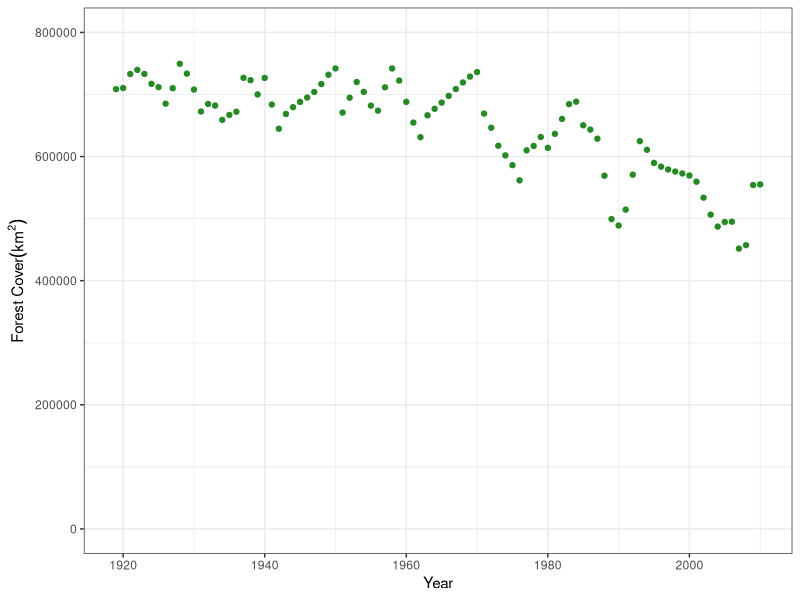
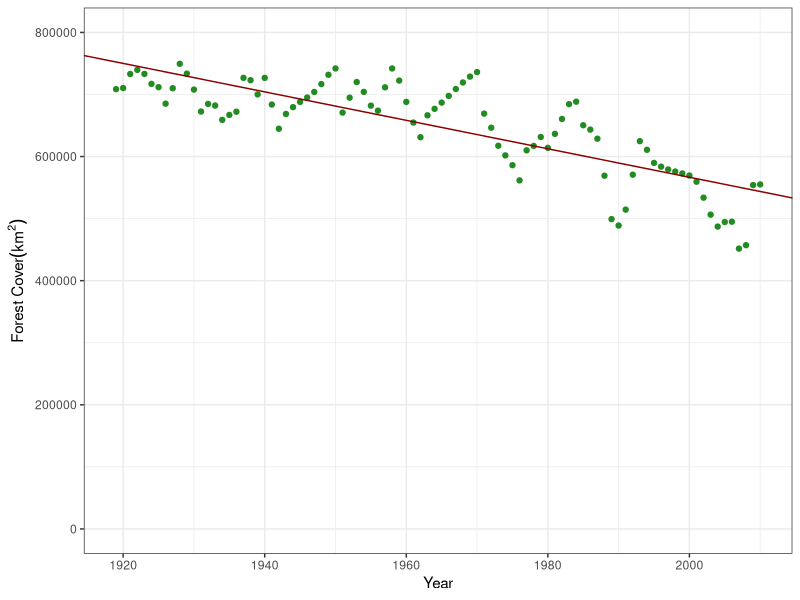
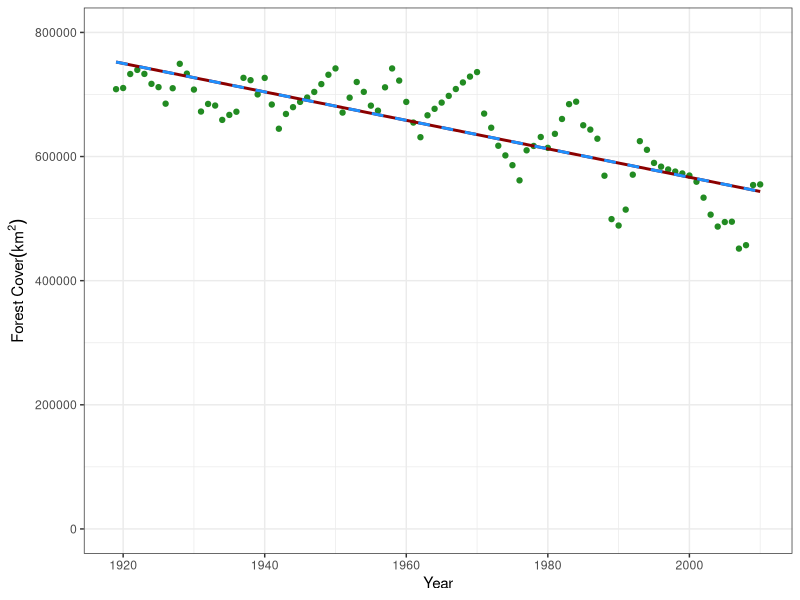
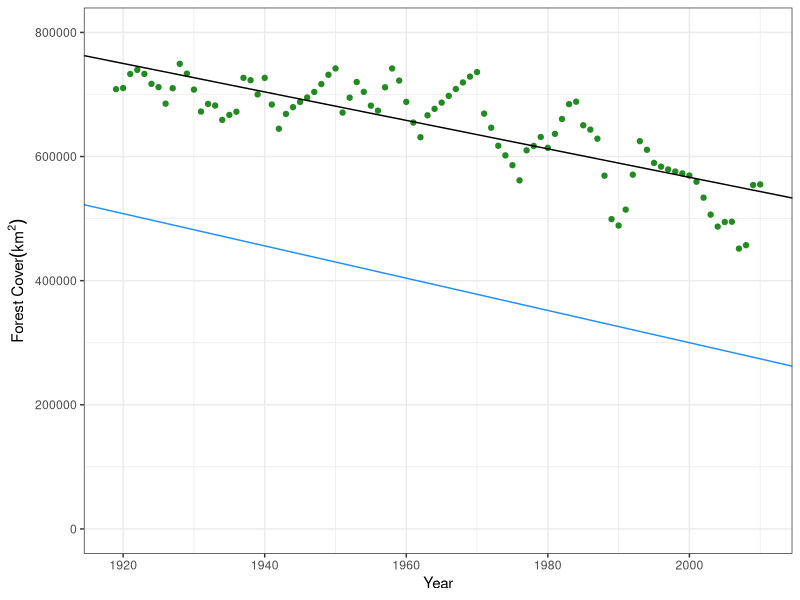
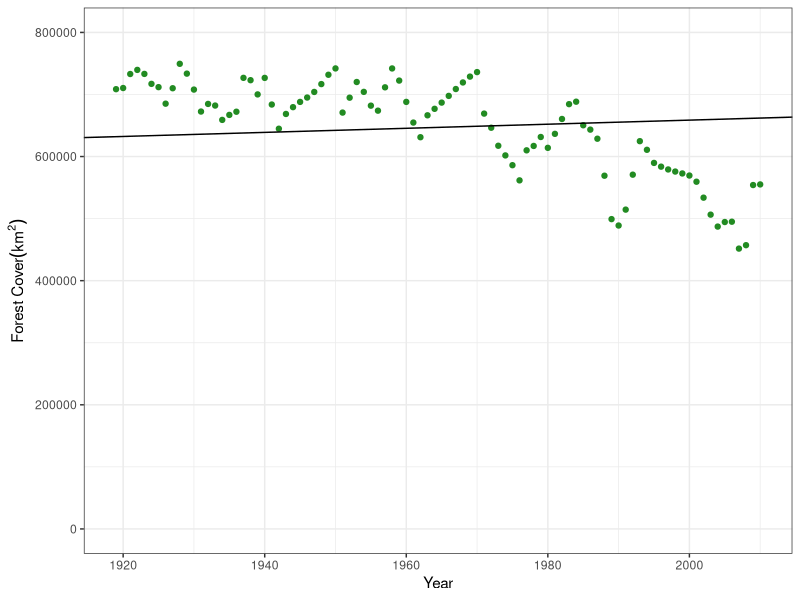
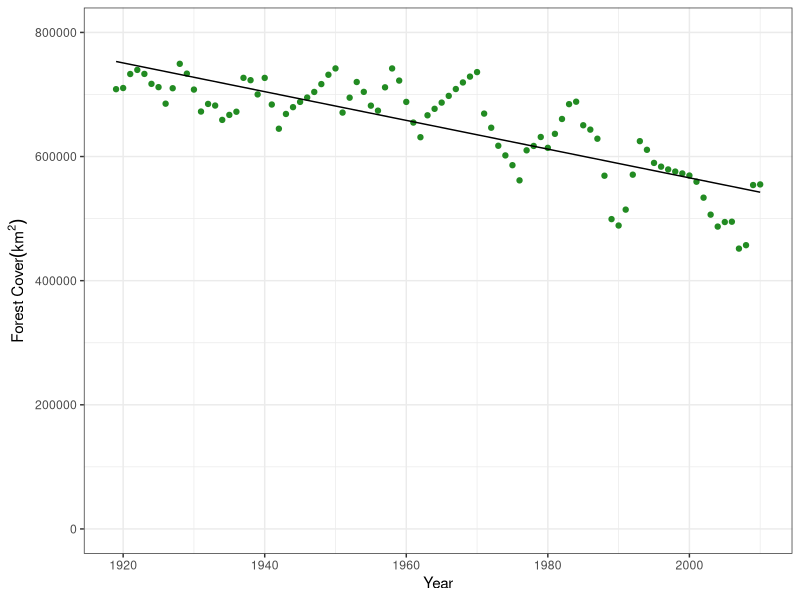
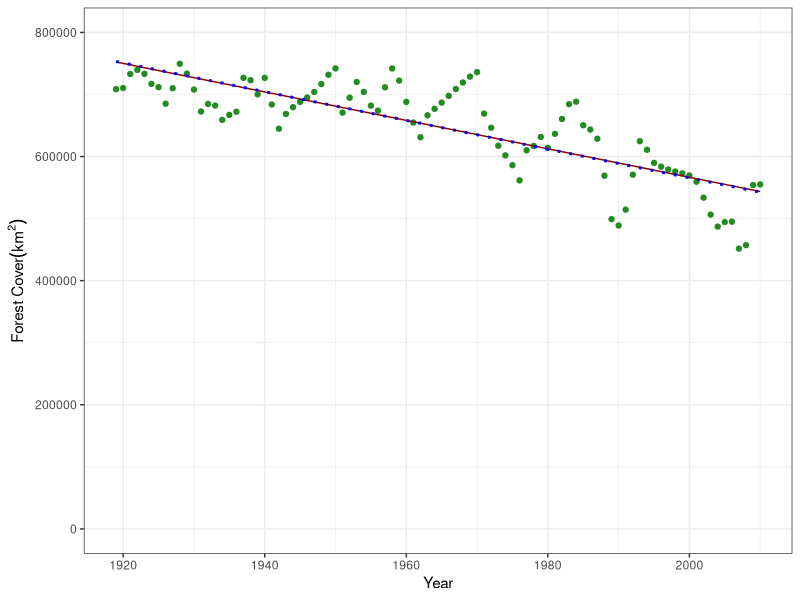
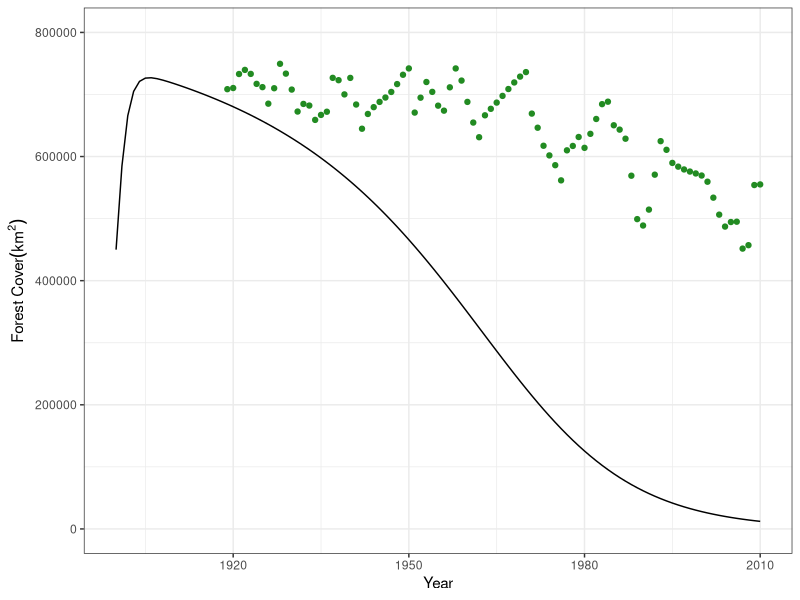

These charts were generated, in order, by the following R code:
# E2M2 2022: Model Fitting Basics
# Project: 
# Authors: 

# Michelle V Evans
# Github: mvevans89
# Institut de Recherche pour le Developpement
# Email: evans.michelle@ird.fr

# Script originated Nov 2022

# Description of script and Instructions #####################

#' This is a tutorial that was developed as part of the E2M2 workshop held in December 2022. 
#' It is based on code developed by Cara Brook, further developed by Michelle Evans. 
#' If you have any questions, please send an email to Michelle at mv.evans.phd@gmail.com.

#' This tutorial introduces the concept of model fitting. We use the term "model fitting" 
#' broadly, referring to both statistical and mechanistic models. In this tutorial you will 
#' learn the least-squares technique to fit both types of models to simulated data of forest
#' coverage in Madagascar.

#' By the end of the tutorial, you should be able to:
#'  - Construct a simple linear regression model and fit it, both manually and via R's built-in functions
#'  - Construct a simple mechanistic model in continuous time
#'  - Fit a mechanistic model via least squares


# Packages & Options #########################################

options(stringsAsFactors = F, scipen = 999, digits = 4)

#plotting
library(ggplot2); theme_set(theme_bw())

#ordinary differential equations
library(deSolve)

#data manipulation
library(tidyr)
library(dplyr)

# Initial Exploration of the Data ############################

#simulated forest cover in Madagascar over time
treedata <- read.csv("treedata.csv")

head(treedata)
str(treedata)

#plot the data
base.plot <- ggplot(treedata, aes(x = yr, y = forest)) +
  geom_point(color = "forestgreen") +
  ylim(c(0,8e5)) +
  xlab("Year") +
  ylab(bquote('Forest Cover'(km^2)))

base.plot

# Statistical Model #####################################

## Fit Using glm ########################################

#fit a linear regression, y = mx + b
mod.stat <- glm(formula = forest ~ yr,
                family = gaussian,
                data  = treedata)

#investigate parameters estimated by model
summary(mod.stat)

#these parameters are the Intercept (b) and the coefficient of the year (slope, m)
#view coefficients
mod.stat$coefficients

#add fit trend-line to plot
base.plot +
  geom_abline(slope = mod.stat$coefficients[2], intercept = mod.stat$coefficients[1], color = "darkred")

#manually create predictions for a trend-line using existing `predict` function
base.predict <- data.frame(yr = treedata$yr,
                           prediction = predict(mod.stat)) 

head(base.predict)

#write a function to create a new line from the estimated m (slope) and b (intercept)
mxb_line <- function(m, x, b){
  y = m*x + b
  return(y)
}

#example of predicting with this
my.predict <- data.frame(yr = treedata$yr,
                         prediction = mxb_line(m = mod.stat$coefficients[2],
                                               x = treedata$yr, 
                                               b = mod.stat$coefficients[1])) 

head(my.predict)

#add both predicted lines to the plot to compare
base.plot + 
  geom_line(data = base.predict, aes(y = prediction), color = "darkred", size = 1) +
  geom_line(data = my.predict, aes(y = prediction), color = "dodgerblue", linetype = "dashed",
            size = 1)

## Manually fit by least-squares ############################

#' There are two parts to manually fitting a model, corresponding to two functions.
#' The first function takes the parameters for `m` and `b`, predicts y-values based
#' on these parameters, and calculates the sum of squares wit the true data. 
#' The second function wraps around the first function to minimize the sum of 
#' squares, resulting in the optimum estimate for the parameters.

### First Function #########################################

#' The first function to calculate a sum of squares for one set of parameters. 

lst_sq <- function(par,  xval, ytrue){
  m.guess <- par["m"]
  b.guess <- par["b"]
  
  ##run your model with your guess parameters
  y.pred <- mxb_line(m = m.guess, x = xval, b = b.guess)
  
  ##compare with data via sum of squares.
  sum.sq <- sum((y.pred - ytrue)^2)
  
  return(sum.sq)
  
}

#' as an example, let's compare the least squares for the optimal parameters
#' to some that we have manually chosen

#optimal parameters from linear regression
lst_sq(par = c("m" = -2293, "b" = 5152515), xval = treedata$yr, ytrue = treedata$forest)

#estimate SS with parameters lightly moved from optimum. a worse fit
lst_sq(par = c("m" = -2600, "b" = 5500000), xval = treedata$yr, ytrue = treedata$forest)

# we can visualize these fit lines too
base.plot +
  geom_abline(intercept = 5152515, slope = -2293) +
  geom_abline(intercept = 5500000, slope = -2600, color = "dodgerblue")

### Second Function ########################################

#' The second function is a wrapper that works to minimize the output 
#' (i.e. the sum of squares) from the previous function. By minimizing the 
#' output, we will find the optimum fit. This is done using the `optim` function 
#' in R, which searches the parameter space to find the values that result in 
#' the minimum sum of squares.

wrap_fit = function(guess.slope, guess.int, xguess, ydata){
  
  par <- c("m" = guess.slope, "b" = guess.int)
  
  
  out <- optim(par=par, fn = lst_sq, xval = xguess, ytrue = ydata)
  
  m.fit = out$par['m']
  
  b.fit = out$par['b']
  
  return(list(m.fit, b.fit))  
}

#' The two "guesses" that we give to this function are the initial 
#' starting values that the `optim` function will start the search at.
#' What happens if we give poor starting values?

poor.fit <- wrap_fit(guess.slope = 10, guess.int = 100, 
                     xguess = treedata$yr, ydata = treedata$forest)
poor.fit

base.plot +
  geom_abline(slope = poor.fit[[1]], intercept  = poor.fit[[2]])

#' we get a bad fit. the starting guess is important and can be estimated 
#' by plotting data. what if we use a good fit?

good.fit <- wrap_fit(guess.slope = -5000, guess.int = 800000, 
                     xguess = treedata$yr, ydata = treedata$forest)

good.fit

#predict from this model
good.predictions <- mxb_line(m = good.fit[[1]], x = treedata$yr, b = good.fit[[2]])

#plot this data
base.plot +
  geom_line(aes(x = treedata$yr, y = good.predictions))

### Compare all methods ####################################

#create a plot to compare all the linear regressions
base.plot +
  #original statistical model with glm
  geom_line(aes(x = treedata$yr, y = predict(mod.stat)), color = "darkred") +
  #model fit using optim
  geom_line(aes(x = treedata$yr, y = good.predictions), color = "blue", 
            linetype = "dotted", size = 1)

#' From this we can see that forest is declining, because the slope is 
#' negative, and also estimate he amount of forest cover at the beginning 
#' of our time series using any of our predict functions. Remember that the 
#' intercept returned by the model isn't the intercept at the beginning of 
#' our data in 1920, but would correspond to the amount of forest cover when 
#' x = 0 (which isn't very useful to us), so you need to predict it using the 
#' value of the year.

#' This is all great, but we don't know anything about why or how this decline 
#' took place. For this we need to use a mechanistic model.
#' 

# Mechanistic Model #################################################

#' Mechanistic models allow us to directly model the process that may 
#' be creating the data that we have. For example, we may hypothesize 
#' that the declining forest is due to slash and burn agriculture. We decide 
#' to build a model describing conversion of forest to savanna via slash and 
#' burn. Instead of m and b, the slope and intercept of a line, we now want 
#' to estimate the rate of slash and burn.

# define the model as a function that can be read by the ODE solver
ForestSavannaCont <- function(t,y,parms){
  # The with() function gives access to the named values of parms within the
  # local environment created by the function
  with(c(as.list(y),parms),{
    N = For + Sav
    dFordt <- r*((K-N)/K)*For - gamma*For*Sav
    dSavdt <- gamma*((K-N)/K)*For*Sav 
    
    #Return forest to compare with data
    list(c(dFordt, dSavdt))
  })
}

#' to run the model, we need to provide the initial conditions (amount 
#' of forest and savanna), the time series we want to run it over, and values 
#' for the parameters

## Intialize population
Mada.start <- c(For = 450000, #sq. km of forest in Mada
                Sav = 100000)  #sq. km of savanna in Mada  

## Set up time-steps and units - here go for slightly longer to allow model to equilibrate
times <- seq(1900,2010,by=1) 

## Define parameters 
values <- c(r=1.01, 
            gamma = .00000045, 
            K = 900000) 

#run the model and plot
slash.mod1<- data.frame(lsoda(y = Mada.start, times = times, func = ForestSavannaCont, 
                              parms = values))
names(slash.mod1) = c("yr", "forest", "savanna")

base.plot +
  geom_line(data = slash.mod1, aes(x = yr, y = forest))

## Fitting a mechanistic model ######################################

#' Like the statistical model, we use a workflow consisting of several 
#' functions to fit a mechanistic model:

#' 1. A function that runs our model (we already made this above `ForestSavannaCont`)
#' 2. A function that compares our model with the data via a statistical test 
#' (we'll use least squares)
#' 3. A wrapper function that minimizes the difference between our model and 
#' the data (here, we'll use R's function 'optim' to minimize the function we write under #2)

#' The comparison function takes a set of parameters, estimates the the forest 
#' cover for each year, and compares these predictions to the true data using 
#' the sum of least squares:

sum_sq_mech <- function(gamma, r, K, xstart, times, data){
  parms <- c(r = r,
             gamma = gamma,
             K = K)
  
  model.out <- data.frame(lsoda(y = xstart, times = times, 
                                func = ForestSavannaCont, parms = parms))
  names(model.out) <- c("yr", "forest", "savanna")
  
  # the model runs for longer than our data, so we need to make sure 
  # we are comparing the same years across the two datasets
  forest.preds <- model.out[match(data$yr, model.out$yr),]
  
  ## and compare the output of the model with the data
  sum.sq <- sum((forest.preds$forest - data$forest)^2)
  
  return(sum.sq)
}

#test on one value of parameters
sum_sq_mech(gamma = 0.00000045,
            r = 1.01,
            K = 900000,
            xstart = Mada.start,
            times = times,
            data = treedata)

#' create the wrapper function. it explores a range of values for the slashing
#' rate and choose the one which results in the lowest sum of squares
wrap_mech <- function(xstart, times, r, K, data){
  
  ## make a sequence of guesses for the rate
  slash.list = seq(from = 0, to = .000001, by = .0000001)
  
  ## then, search for the minimum
  sum.sq.lst = list()
  for (i in 1:length(slash.list)){
    sum.sq.lst[[i]] = sum_sq_mech(gamma=slash.list[i], xstart=xstart, r=r, K=K, times=times, data=data)
  }
  sum.sq.lst = c(unlist(sum.sq.lst))
  
  plot(slash.list, sum.sq.lst, type="b")
  
  ##find the minimum
  fit.slash = slash.list[sum.sq.lst==min(sum.sq.lst)]
  
  return(fit.slash)
}

#fit the model
fit.mech <- wrap_mech(xstart = Mada.start, times = times, r = 1.01, 
                      K = 900000, data = treedata)
#it returns a plot and the value of the best fit
fit.mech

#use the estimated parameter to fit the mechanistic model
param.fit <- c(r = 1.01, gamma = fit.mech, K = 900000)

mech.fit <- data.frame(lsoda(y = Mada.start, times = times, func = ForestSavannaCont, 
                             parms = param.fit))
names(mech.fit) <- c("yr", "forest", "savanna")

#add this line to the plot, compare to the initial one that wasn't fit
base.plot +
  geom_line(data = slash.mod1, aes(x = yr, y = forest)) +
  geom_line(data = mech.fit, aes(x = yr, y = forest), color = "dodgerblue") +
  xlim(c(1920, 2010))
